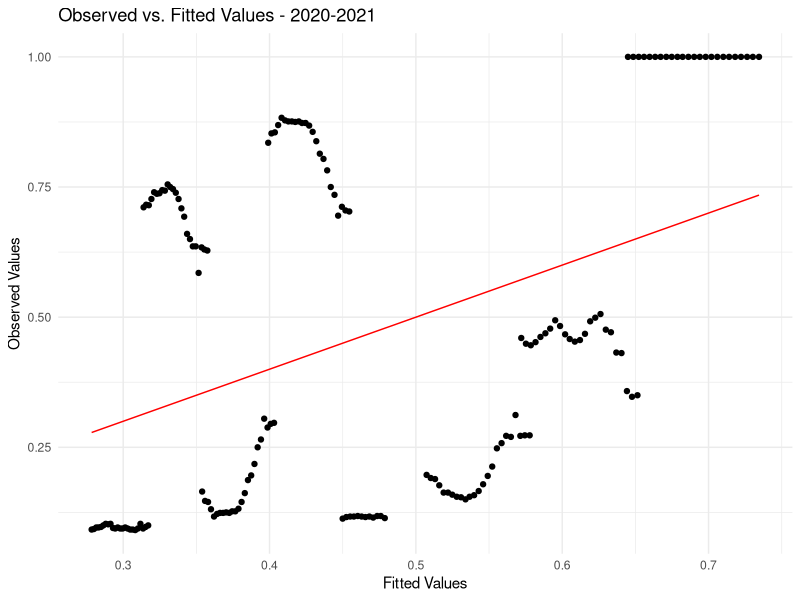
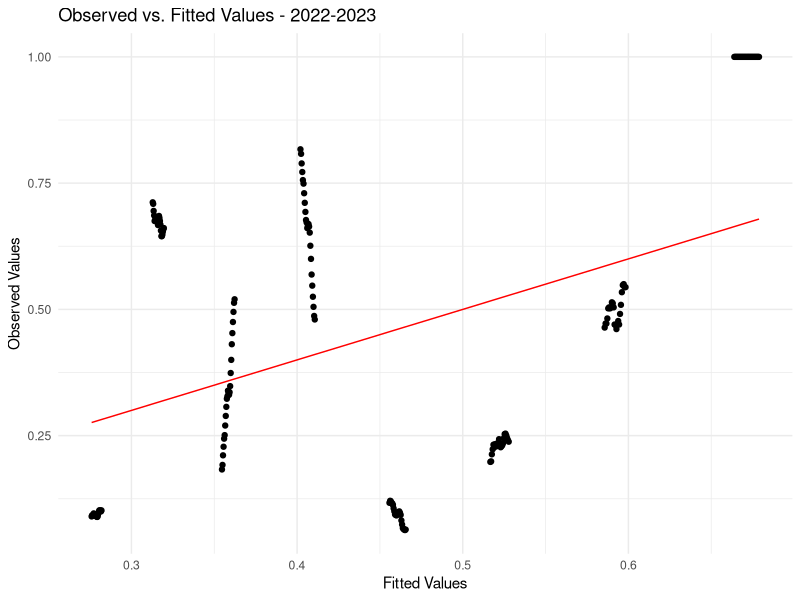
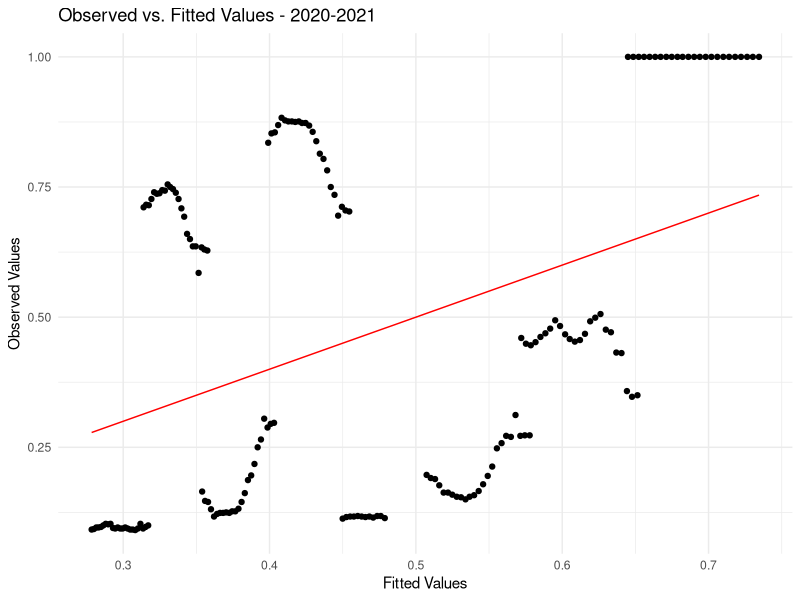
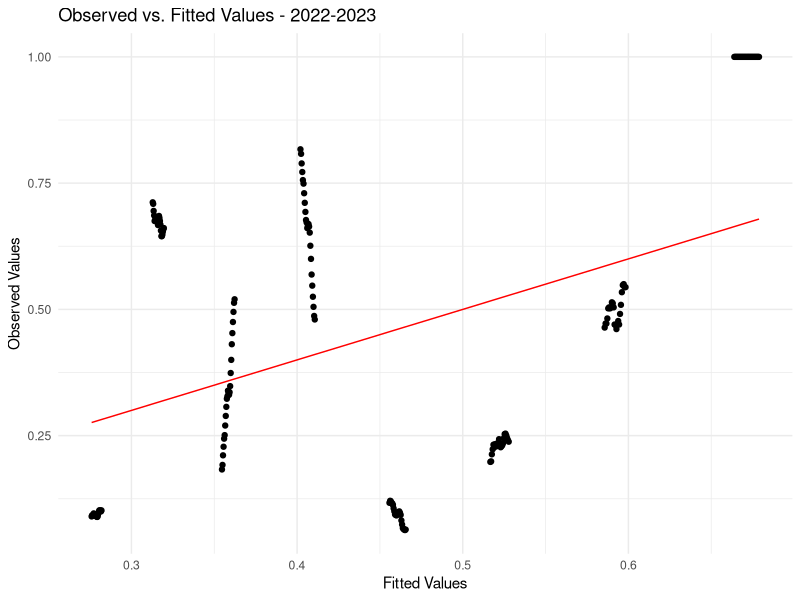

Generate these figures, in order, with R: (Note: this script raises an error after producing the figures.)
#### Preamble ####
# Purpose: Models of the data to generate inferential statistics
# Author: Xuecheng Gao
# Date: 2 April 2023 
# Contact: xuecheng.gao@mail.utoronto.ca
# License: MIT




#### Workspace setup ####
library(MASS) 
library(dplyr)
library(readr)
library(car)
library(ggplot2)

### Read analysis data ###
analysis_data <-  read.csv('data/analysis_data/cleaned_data.csv')


# Splitting the dataset into before and after a specific date for comparison
start_before <- as.Date("01-jan-20", format="%d-%b-%y")
end_before <- as.Date("01-dec-21", format="%d-%b-%y")
start_after <- as.Date("01-jan-22", format="%d-%b-%y")
end_after <- as.Date("01-mar-24", format="%d-%b-%y")


# Note: This conversion assumes that the format of the date field is "Month - two-digit year", for example "jan-18"
analysis_data$date <- as.Date(paste0("01-", analysis_data$date), format="%d-%b-%y")


# Filter the data set using the converted date column
before_improvement <- subset(analysis_data, date >= start_before & date <= end_before)
after_improvement <- subset(analysis_data, date >= start_after & date <= end_after)


# Verifying the data split
cat("Observations before improvement:", nrow(before_improvement), "\n")
cat("Observations after improvement:", nrow(after_improvement), "\n")


### Model data ####

# Building negative binomial regression models for 2020-2021
model_before <- glm.nb(population_group_percentage_ ~ population_group  + date, data = before_improvement)
summary(model_before)

model_after <- glm.nb(population_group_percentage_ ~ population_group    + date, data = after_improvement)
summary(model_after)



# Graphical representation of the model results for 2022-2023

# For model_before
before_fitted <- data.frame(observed = before_improvement$population_group_percentage, fitted = fitted(model_before))
ggplot(before_fitted, aes(x = fitted, y = observed)) +
  geom_point() +
  geom_line(aes(x = fitted, y = fitted), color = "red") +
  labs(title = "Observed vs. Fitted Values - 2020-2021",
       x = "Fitted Values",
       y = "Observed Values") +
  theme_minimal()
before_fitted

# Save the plot
ggsave("output/graph/2020_2021_plot.png")


# For model_after
after_fitted <- data.frame(observed = after_improvement$population_group_percentage, fitted = fitted(model_after))
ggplot(after_fitted, aes(x = fitted, y = observed)) +
  geom_point() +
  geom_line(aes(x = fitted, y = fitted), color = "red") +
  labs(title = "Observed vs. Fitted Values - 2022-2023",
       x = "Fitted Values",
       y = "Observed Values") +
  theme_minimal()
after_fitted

# Save the plot
ggsave("output/graph/2022_2023.png")



#### Save model ####
models_dir <- ("models")
saveRDS(model_before, file = file.path(models_dir, "model_2020_2021.rds"))
saveRDS(model_after, file = file.path(models_dir, "model_2022_2023.rds"))



### Checks for Model ###

# Checking for multicollinearity using VIF

summary(model_before)
alias(model_before)

vif(model_before) 
vif(model_after)

# Visualizing residuals to identify patterns
par(mfrow = c(2, 2))
par(mar=c(3, 3, 3, 3)) 
plot(residuals(model_before), type = "p", main = "Residuals of Model 2020-2021")
plot(residuals(model_after), type = "p", main = "Residuals of Model 2022-2023")

# Examining the normality of residuals
hist(resid(model_before), main = "Histogram of Residuals - 2020-2021")
hist(resid(model_after), main = "Histogram of Residuals - 2022-2023")

# Investigating influential observations with Cook's distance
cooks.distance(model_before)
cooks.distance(model_after)  

# Plotting Cook's distance
plot(cooks.distance(model_before), type = "h", main = "Cook's Distance - 2020-2021")
plot(cooks.distance(model_after), type = "h", main = "Cook's Distance - 2022-2023")






